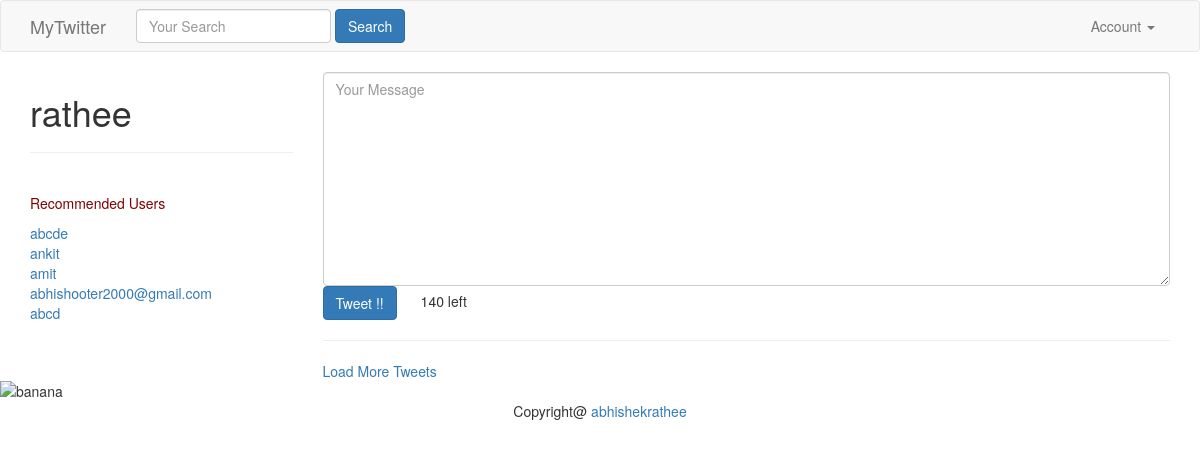
Before: / (signed in) with the older database file.
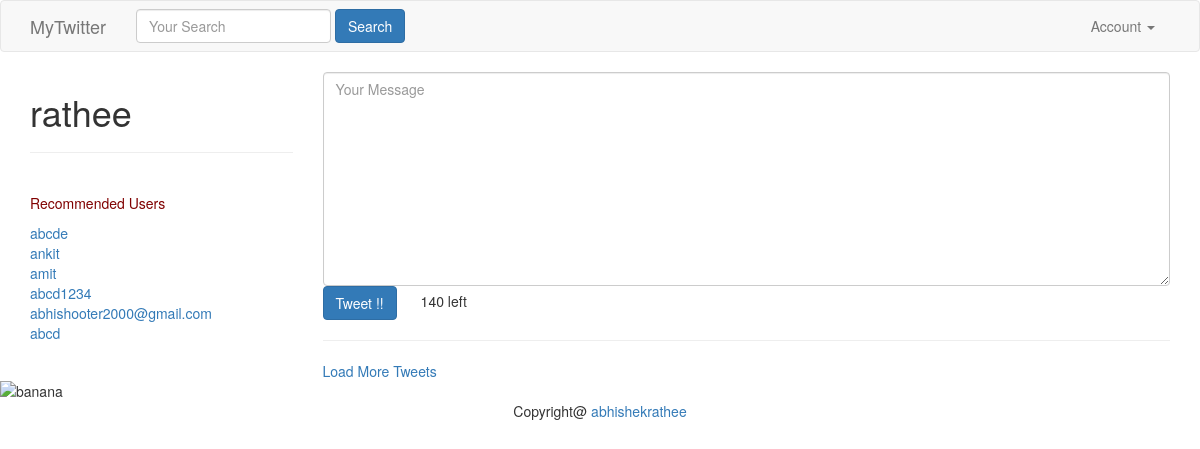
After: the same page with the newer database file.
### accounts/models.py (models this page shows, shortened)
class UserProfile(models.Model):
    user        = models.OneToOneField(settings.AUTH_USER_MODEL, related_name='profile') # user.profile
    following   = models.ManyToManyField(settings.AUTH_USER_MODEL, blank=True, related_name='followed_by')
    objects = UserProfileManager() # UserProfile.objects.all()
    def get_following(self):
        users  = self.following.all() # User.objects.all().exclude(username=self.user.username)
        return users.exclude(username=self.user.username)
    def get_absolute_url(self):
          return reverse_lazy("profiles:detail" , kwargs= {"username":self.user.username})

### tweets/views.py (the view)
# urls.py: url(r'^$', TweetListView.as_view(),name="home"),
class TweetListView(LoginRequiredMixin,ListView):
	def get_queryset(self , *args , **kwargs):
		qs = Tweet.objects.all()
		query = self.request.GET.get("q",None)
		if query is not None:
			qs = qs.filter(
				Q (content__icontains = query ) |
				Q (user__username__icontains = query )
				)
		return qs
	def get_context_data(self, *args , **kwargs):
		context = super(TweetListView,self).get_context_data(*args , **kwargs)
		context['create_form'] = TweetModelForm()
		context['create_url'] =  reverse_lazy("tweet:create")
		return context

### tweets/forms.py
class TweetModelForm(forms.ModelForm):
	content = forms.CharField(label ="", widget = forms.Textarea(
		attrs = {'placeholder':"Your Message",
		 "class": "form-control"}))
	class Meta:
		model = Tweet
		fields = ["content"]

### accounts/models.py (called while the page is built)
    def recommended(self, user,limit_to= 10):
        profile = user.profile
        following=profile.following.all()
        following=profile.get_following()
        qs = self.get_queryset().exclude(user__in = following).exclude(id = profile.id).order_by("?")[:limit_to]
        return qs

### accounts/templatetags/recommended.py (called while the page is built)
@register.inclusion_tag("accounts/snippets/recommended.html")
def recommended(user):
	if isinstance(user,User):
		qs = UserProfile.objects.recommended(user)
		return {"recommended":qs}

### tweets/models.py (called while the page is built)
	def get_absolute_url(self):
		return reverse("tweet:detail" , kwargs= {"pk": self.pk})

### tweets/templates/tweets/tweet_list.html (shortened to what this page needs)
{% extends "base.html" %}
{% load recommended %}
 {% block content %}
<div class="row" >
    <div class="col-sm-3 col-xs-12">
        <h1>{{ request.user }}</h1>
        <hr/>
        <br/>
        <p class="maroon-color" >Recommended Users</p>
        {% recommended request.user %}
        <br/>
    </div>
    <div class="col-sm-9 col-xs-12">
        {% if not request.GET.q %}
            <div class="">
            {% include "tweets/form.html" with form=create_form action_url=create_url btn_title='Tweet !!' form_class='tweet-form' %}
            </div>
            <hr/>
        {% endif %}
        <a href="#" id="loadmore">Load More Tweets</a>
    </div>
</div>
{% endblock %}

### templates/base.html (shortened to what this page needs)
{% load static %}
<!DOCTYPE html>
<html lang="en">
<head>
    <link href="{% static 'css/bootstrap.min.css' %}" rel="stylesheet">
</head>
<body>
{%  include "navbar.html" %}
<div class="container">
{% block content %}
{% endblock content %}
</div>
 <img src="https://s-media-cache-ak0.pinimg.com/736x/ee/fd/4d/eefd4d45c0cd9dd7f3d86b4b49e7fc72.jpg" class="img-responsive " width="30%" alt="banana">
 <footer class="text-center">Copyright@<a href="http://www.twitter.com/rathee95"> abhishekrathee</a></footer>
</body>
</html>

### templates/navbar.html (shortened to what this page needs)
<nav class="navbar navbar-default">
  <div class="container">
    <div class="navbar-header">
      <a class="navbar-brand" href="{%url "home" %}">MyTwitter</a>
    </div>
     {% include "tweets/search_form.html" %}
    <div class="collapse navbar-collapse" id="bs-example-navbar-collapse-1">
     {% if request.user.is_authenticated  %}
     <ul class="nav navbar-nav navbar-right">
        <li class="dropdown">
          <a href="#" class="dropdown-toggle" data-toggle="dropdown" role="button" aria-haspopup="true" aria-expanded="false">Account <span class="caret"></span></a>
        </li>
      </ul>
     {% else %}
     <ul class="nav navbar-nav navbar-right">
        <li><a href="{% url 'login' %}">Login</a></li>
        <li><a href="{% url 'register' %}">Register</a></li>
      </ul>
    {% endif %}
    </div>
  </div>
</nav>

### tweets/templates/tweets/search_form.html (shortened to what this page needs)
<form id="navbar-search-form" class="navbar-form navbar-left " method="GET" action="{% url "search" %}">
    <div class="form-group mb-2 mr-sm-2 mb-sm-0">
        <input class="form-control" type="text" name="q" placeholder="Your Search" value="{{ request.GET.q }}"></input>
    </div>
    <input class="btn btn-primary" type="Submit" value="Search"></input>
</form>

### accounts/templates/accounts/snippets/recommended.html
{% for profile in recommended %}
<a href='/{{ profile.user.username }}'>{{ profile.user.username }}</a><br/>
{% empty %}
<p class='lead'>Not followed by any users</p>
{% endfor %}

### tweets/templates/tweets/form.html (shortened to what this page needs)
{% load crispy_forms_tags %}
<form   class="form {% if form_class %}{{ form_class }}{% endif %}" method="POST" action="{% if action_url%}{{ action_url }}{% endif %}">
     {{ form|crispy }}
    <input class="btn btn-primary" type="submit" value="{{ btn_title }}" />
</form>

### templates/base.html (style rules this page uses)
.maroon-color { color: maroon; }

Changed rows visible on the page:
added UserProfile: user.username "abcd1234"
